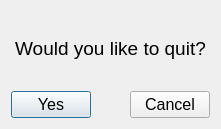
<?xml version="1.0" encoding="UTF-8"?>
<ui version="4.0">
 <class>quit</class>
 <widget class="QDialog" name="quit">
  <property name="geometry">
   <rect>
    <x>0</x>
    <y>0</y>
    <width>221</width>
    <height>129</height>
   </rect>
  </property>
  <property name="minimumSize">
   <size>
    <width>221</width>
    <height>129</height>
   </size>
  </property>
  <property name="maximumSize">
   <size>
    <width>221</width>
    <height>129</height>
   </size>
  </property>
  <property name="windowTitle">
   <string>Quit Menu</string>
  </property>
  <layout class="QGridLayout" name="gridLayout">
   <item row="0" column="0">
    <widget class="QLabel" name="label">
     <property name="font">
      <font>
       <pointsize>14</pointsize>
      </font>
     </property>
     <property name="text">
      <string>Would you like to quit?</string>
     </property>
     <property name="alignment">
      <set>Qt::AlignCenter</set>
     </property>
    </widget>
   </item>
   <item row="1" column="0">
    <layout class="QHBoxLayout" name="horizontalLayout">
     <item>
      <widget class="QPushButton" name="quitButton">
       <property name="font">
        <font>
         <pointsize>12</pointsize>
        </font>
       </property>
       <property name="text">
        <string>Yes</string>
       </property>
      </widget>
     </item>
     <item>
      <spacer name="horizontalSpacer">
       <property name="orientation">
        <enum>Qt::Horizontal</enum>
       </property>
       <property name="sizeHint" stdset="0">
        <size>
         <width>40</width>
         <height>20</height>
        </size>
       </property>
      </spacer>
     </item>
     <item>
      <widget class="QPushButton" name="cancelButton">
       <property name="font">
        <font>
         <pointsize>12</pointsize>
        </font>
       </property>
       <property name="text">
        <string>Cancel</string>
       </property>
      </widget>
     </item>
    </layout>
   </item>
  </layout>
 </widget>
 <resources/>
 <connections/>
</ui>
